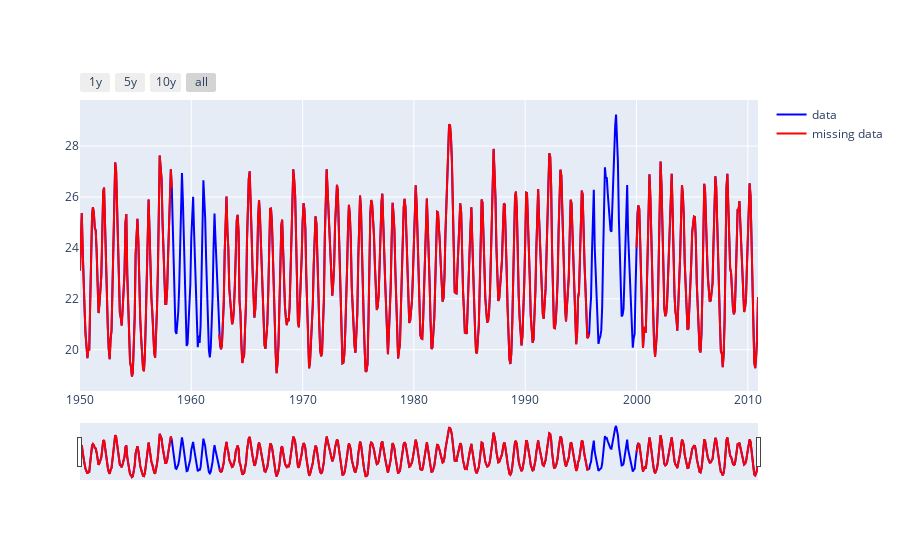

The notebook cell saved with this chart:
### Code cell
config = {
    "yaxis": {"min": None, "max": None}
}
traces = {
    "data": {
        "x": df.index,
        "y": df["Temperature"],
        "color": "blue",
        "fill": None
    },
    "missing data": {
        "x": df.index,
        "y": df["Temperature_missing"],
        "color": "red",
        "fill": None
    }
}
request = {"config": config, "traces": traces}
fig = plot(request)
fig.show()

### Figure 1 — Plotly figure (JSON) as saved in the notebook; plotly's stock layout.template omitted (floating-point values rounded to 4 significant figures; data arrays with more than 128 entries replaced by an {"elided": "..."} marker saying what was removed)
{"data": [{"marker": {"color": "blue"}, "mode": "lines", "name": "data", "type": "scatter", "x": {"elided": "732 str values"}, "y": {"elided": "732 float values"}}, {"marker": {"color": "red"}, "mode": "lines", "name": "missing data", "type": "scatter", "x": {"elided": "732 str values"}, "y": {"elided": "732 float values"}}], "layout": {"showlegend": true, "xaxis": {"rangeselector": {"buttons": [{"count": 1, "label": "1y", "step": "year", "stepmode": "backward"}, {"count": 5, "label": "5y", "step": "year", "stepmode": "backward"}, {"count": 10, "label": "10y", "step": "year", "stepmode": "backward"}, {"step": "all"}]}, "rangeslider": {"visible": true}, "type": "date"}, "yaxis": {"range": [null, null]}}}
